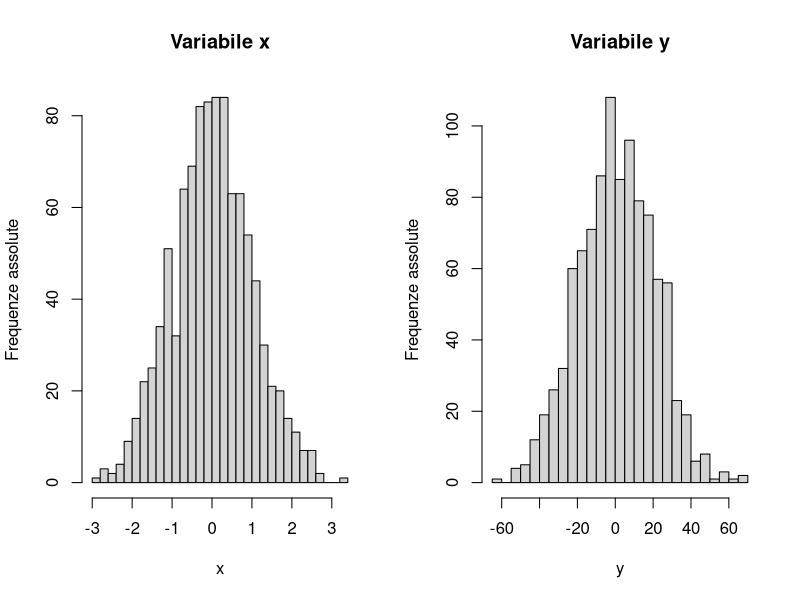
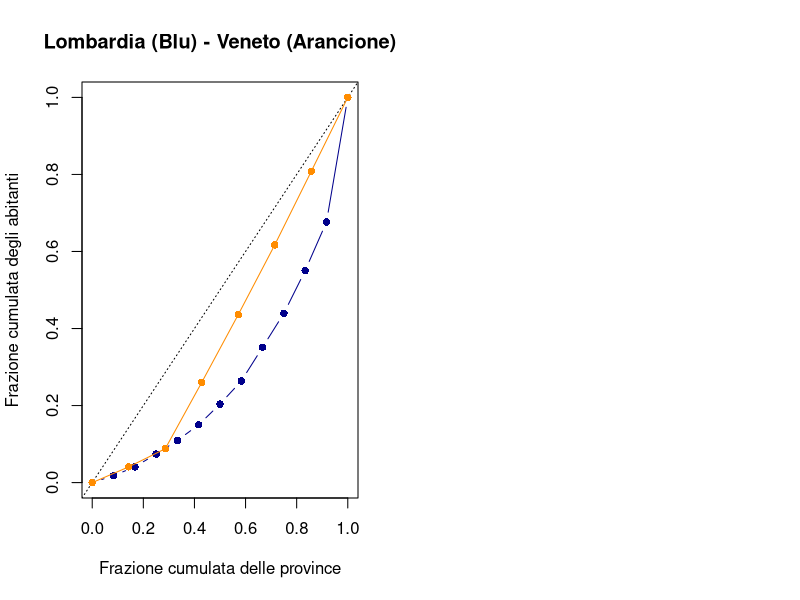

The R script that drew these images, in order:
## ---- chunk 1
knitr::opts_chunk$set(echo = F, eval = T, message = F, warning = F, error = F, comment = NA, cache = F, include = T, R.options = list(width = 100), collapse = T, dpi = 200, fig.align = "center", fig.height = 4, fig.width = 8)
## ---- chunk 2
x <- c(-1.65, -5.74, -0.84, -4.50, 12.90, 0.84, -4.73, 7.89, 10.72, 4.40)
y <- c(-5.34,-6.26,3.80,-2.15,-1.72,-7.35,6.84,5.92,1.72,7.76)
z <- c(7.05, -0.43, -10.21, -5.44, -6.75, -12.33, 13.76, 21.51, 0.43, 6.14)

var2 <- function(x) mean(x^2) - mean(x)^2
sd2 <- function(x) sqrt(var2(x))

Pearson_sym <- function(x){
  mean((x - mean(x))^3)/sd2(x)^3
}

Pearson_kurt <- function(x){
  mean((x - mean(x))^4)/sd2(x)^4
}


tab <- cbind(c(mean(x), mean(y), mean(z)),
             c(quantile(x,c(0.25),type=1),quantile(y,c(0.25),type=1),quantile(z,c(0.25),type=1)),
             c(quantile(x,c(0.75),type=1),quantile(y,c(0.75),type=1),quantile(z,c(0.75),type=1)),
             c(var2(x),var2(y),var2(z)),
             c(Pearson_sym(x),Pearson_sym(y),Pearson_sym(z)),
             c(Pearson_kurt(x),Pearson_kurt(y),Pearson_kurt(z)))
rownames(tab) <- c("x","y","z")
colnames(tab) <- 1:6
# knitr::kable(tab)
## ---- chunk 3
set.seed(123)
x <- rnorm(1000)
y <- rnorm(1000,0,20)
par(mfrow=c(1,2))
hist(x, breaks= 30, main = "Variabile x", ylab = "Frequenze assolute")
hist(y, breaks= 30, main = "Variabile y", ylab = "Frequenze assolute")
## ---- chunk 4
lombard <- c(877688, 595513, 178472, 3219391, 1103768, 1253993, 534968, 351169, 404696, 332043, 227495, 871546)
names(lombard) <- c("Varese", "Como", "Sondrio", "Milano", "Bergamo", "Brescia", "Pavia", "Cremona", "Mantova", "Lecco", "Lodi", "Monza e Brianza")

library(knitr)
#kable(lombard)
## ---- chunk 5
veneto <- c(923950, 850942, 197751, 876115, 833703, 928374, 227418)
names(veneto) <- c("Verona", "Vicenza", "Belluno", "Treviso", "Venezia", "Padova", "Rovigo")
# kable(veneto)
## ---- chunk 6
lombard <- sort(lombard)
p_lomb <- 1:length(lombard) / length(lombard)
q_lomb <- cumsum(lombard) / sum(lombard)
#kable(data.frame(abit = lombard, p = p_lomb, q = q_lomb), digits = 4)
## ---- chunk 7
n_lomb <- length(lombard)
R_lomb <- 1 - 2 / (n_lomb - 1) * sum(q_lomb[-n_lomb])
#round(R_lomb, 4)
## ---- chunk 8
Delta_lomb <- 4 / (n_lomb * (n_lomb -1)) * sum(lombard * 1:n_lomb) - 2 * mean(lombard) * (n_lomb + 1) / (n_lomb - 1)
## ---- chunk 9
veneto <- sort(veneto)
p_ven <- 1:length(veneto) / length(veneto)
q_ven <- cumsum(veneto) / sum(veneto)
# kable(data.frame(abit = veneto, p = p_ven, q = q_ven), digits = 4)
## ---- chunk 10
R_ven <- 1 - 2 / (length(veneto) - 1) * sum(q_ven[-length(veneto)])
# R_ven
## ---- chunk 11
plot(c(0, p_lomb), c(0,q_lomb), type = "b", xlim = c(0, 1), ylim = c(0, 1), pch = 16, xlab = "Frazione cumulata delle province", 
     ylab = "Frazione cumulata degli abitanti", main = "Lombardia (Blu) - Veneto (Arancione)", col = "darkblue")
abline(c(0, 1), lty = "dotted")
points(c(0, p_ven), c(0,q_ven), col = "darkorange", pch = 16)
lines(c(0, p_ven), c(0,q_ven), col = "darkorange")
